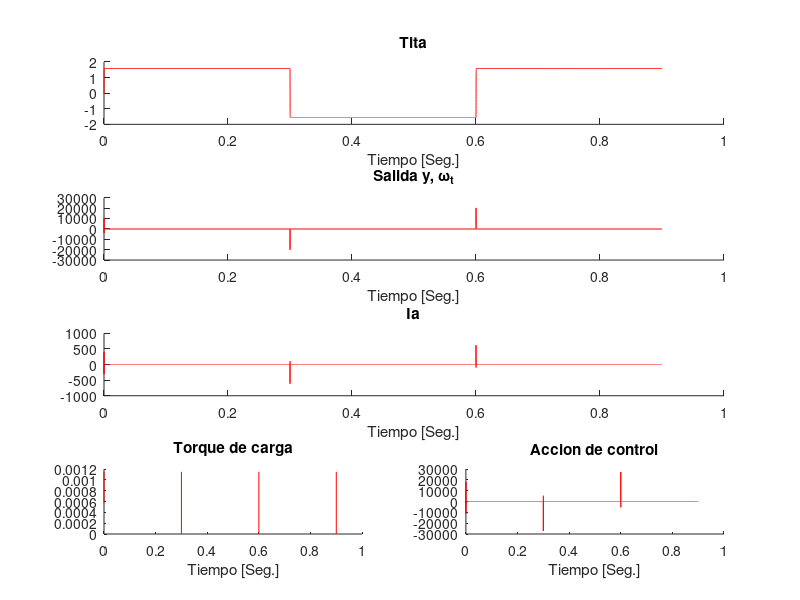

This chart was generated by the following MATLAB code:
% % %---------------------------------------------------------------------------
% % %TP2 1.1 / Primer intento (ESTA MAL) con un PID
% % %---------------------------------------------------------------------------
% clear all;close all;
% X=-[0; 0; 0];ii=0;t_etapa=1e-7;titaRef1=-1.57;titaRef2=1.57;tF=1;
% Kp=4.5;Ki=200;Kd=2e-6; %<---- la que va
% Ts=t_etapa;
% A1=((2*Kp*Ts)+(Ki*(Ts^2))+(2*Kd))/(2*Ts);
% B1=(-2*Kp*Ts+Ki*(Ts^2)-4*Kd)/(2*Ts);
% C1=Kd/Ts;
% e=zeros(tF/t_etapa,1);
% u=12;Tl=0;
% for t=0:t_etapa:tF
%  ii=ii+1;k=ii+2;
%  Tl_arreglo=[0 ((1.15e-3/2)*sign(sin(10.472*t))+(1.15e-3/2))];
%  Tl=Tl_arreglo(2);
%  U = [u Tl]; 
%  X=modmotor(t_etapa, X, U);
%  if(Tl<=1e-3)
%      e(k)=titaRef1-X(1); %ERROR en punto1
%  else
%      e(k)=titaRef2-X(1); %ERROR en punto 2 
%  end
%  u=u+A1*e(k)+B1*e(k-1)+C1*e(k-2); %PID
%  x1(ii)=X(1);%tita
%  x2(ii)=X(2);%omega
%  x3(ii)=X(3);%ia
%  torque(ii)=Tl;%Torque Tl
%  acc(ii)=u;
% end
% 
% %Grafico
% t=0:t_etapa:tF;
% figure;
% subplot(3,1,1);hold on;
% plot(t,x1(1:numel(t)),'r');title('Tita');xlabel('Tiempo [Seg.]');
% subplot(3,1,2);hold on;
% plot(t,x2(1:numel(t)),'r');title('Salida y, \omega_t');xlabel('Tiempo [Seg.]');
% subplot(3,1,3);hold on;
% plot(t,x3(1:numel(t)),'r');title('Ia');xlabel('Tiempo [Seg.]');
% 
% figure;
% subplot(2,1,1);hold on;
% plot(t,torque(1:numel(t)),'r');title('Torque de carga');
% xlabel('Tiempo [Seg.]');
% subplot(2,1,2);hold on;
% plot(t,acc(1:numel(t)),'r');title('Accion de control');
% xlabel('Tiempo [Seg.]');
% 
% %Modelo del motor
% function [X]=modmotor(t_etapa, xant, accion)
% Laa=366e-6; J=5e-9;Ra=55.6;B=0;Ki=6.49e-3;Km=6.53e-3;
% Va=accion(1);
% h=t_etapa;
% Tl=accion(2);
% tita = xant(1);
% w= xant(2);
% ia= xant(3);
% 
%     %Modelo con primera derivada de la velocidad angular
%  wp=(Ki/J)*ia-(B/J)*w-(1/J)*Tl;
%  w=w+h*wp;
%  tita=tita+h*w;
%  iap=(-Ra/Laa)*ia-(Km/Laa)*w+(1/Laa)*Va;
%  ia = ia + h*iap;   
%    
% 
% X=[tita,w,ia];
% end

% %---------------------------------------------------------------------------
% %Tp2_ 1.2 / Modelo del motor con matrices pero sin control.
% %---------------------------------------------------------------------------
% clear all;close all;
% X=-[0; 0; 0];ii=0;At=1e-5;titaRef1=-1.57;titaRef2=1.57;tF=0.9;
% Kp=4.5;Ki=200;Kd=2e-6; 
% Ts=At;
% A1=((2*Kp*Ts)+(Ki*(Ts^2))+(2*Kd))/(2*Ts);
% B1=(-2*Kp*Ts+Ki*(Ts^2)-4*Kd)/(2*Ts);
% C1=Kd/Ts;
% e=zeros(tF/At,1);
% u=12;Tl=0;
% 
% %Caracteristicas del motor
% Laa=366e-6; J=5e-9;Ra=55.6;B=0;Ki=6.49e-3;Km=6.53e-3;
% 
% %Matrices
% A=[-Ra/Laa 0 -Km/Laa; 0 0 1;Ki/J 0 -B/J];
% B=[1/Laa;0;0];
% C=[0 1 0];
% D=[0];
% P=[0;0;-1/J]; %Matriz perturbacion
% sys=ss(A,B,C,D);
% tf=tf(sys)
% %Verifico Controlabilidad y Observabilidad
% M=[B A*B A^2*B];%Matriz Controlabilidad 
% rango_M=rank(M); 
% O=[C; C*A; C*A^2];%Matriz Observabilidad
% auto_O=eig(O);
% rango_O=rank(O);
% 
% %Cálculo del controlador por asignación de polos
% auto_val=eig(A); %<--- De |sI-A| se puede obtener ecu. caracteristic: s^3+151,9*s^2+17,48*1298K*s 
% c_ai=conv(conv([1 -auto_val(1)],[1 -auto_val(2)]),[1 -auto_val(3)]);%<----Consultar 
% W=[c_ai(3) c_ai(2) 1;c_ai(2) 1 0;1 0 0 ]; %W=[22.69e6 151.9e3 1;151.9e3 1 0;1 0 0];
% T=M*W;             
% A_controlable=inv(T)*A*T %Verificación de que T esté bien
% 
% %CONTROLADOR Ubicación de los polos de lazo cerrado en mui :
% mui(1)=-50000000;mui(2)=-50000000; mui(3)=-50000000;
% alfa_i=conv(conv([1 -mui(3)],[1 -mui(2)]),[1 -mui(1)]);
% K=fliplr(alfa_i(2:4)-c_ai(2:4))*inv(T);
% 
% eig(A-B*K)
% A_O=A';
% B_O=C';
% M_Dual=[B_O A_O*B_O A_O^2*B_O];%MatrizControlabilidad
% alfaO_i=alfa_i;% Ubicacion del Observador
% 
% mui_o=real(mui);
% alfaO_i=conv(conv([1 -mui_o(3)],[1 -mui_o(2)]),[1 -mui_o(1)]);
% T_O=M_Dual*W;
% Ko=(fliplr(alfaO_i(2:end)-c_ai(2:end))*inv(T_O))';
% eig(A_O'-Ko*C) %Verifico que todos los polos estén en el semiplano izquierdo
% x_hat=[0;0;0]; %Inicializo el Observador
% 
% for t=0:At:tF
%  ii=ii+1;k=ii+2;
%  estado=X;
%  Tl_arreglo=[0 ((1.15e-3/2)*sign(sin(10.472*t))+(1.15e-3/2))];
%  Tl=Tl_arreglo(2);
%  U = u; 
%  
%  
%  xp=A*X+B*U+P*Tl;
%  Y =C*X+D*U;
%  X=X+xp*At;
%  
%  %________OBSERVADOR__________
%  y_sal_O(ii)=C*x_hat;
%  Y(ii)=C*estado;
%  x_hatp=A*x_hat+B*U+Ko*(Y(ii)-y_sal_O(ii));
%  x_hat=x_hat+At*x_hatp;
%  
%  
%  if(Tl<=1e-3)
%      e(k)=titaRef1-X(1); %ERROR en punto1
%  else
%      e(k)=titaRef2-X(1); %ERROR en punto 2 
%  end
%  %u=u+A1*e(k)+B1*e(k-1)+C1*e(k-2); %PID
%  %u=-K*estado; color='b'; %Sin Observador
%  %u=-K*x_hat; color='r'; %Con Observador
% 
%  x1(ii)=X(1);%tita
%  x2(ii)=X(2);%omega
%  x3(ii)=X(3);%ia
%  torque(ii)=Tl;%Torque Tl
%  acc(ii)=U;
% end
% 
% %Grafico
% t=0:At:tF;
% figure;
% subplot(3,1,1);hold on;
% plot(t,x2(1:numel(t)),'r');title('Tita');xlabel('Tiempo [Seg.]');
% subplot(3,1,2);hold on;
% plot(t,x3(1:numel(t)),'r');title('Salida y, \omega_t');xlabel('Tiempo [Seg.]');
% subplot(3,1,3);hold on;
% plot(t,x1(1:numel(t)),'r');title('Ia');xlabel('Tiempo [Seg.]');
% 
% figure;
% subplot(2,1,1);hold on;
% plot(t,torque(1:numel(t)),'r');title('Torque de carga');
% xlabel('Tiempo [Seg.]');
% subplot(2,1,2);hold on;
% plot(t,acc(1:numel(t)),'r');title('Accion de control');
% xlabel('Tiempo [Seg.]');

% %---------------------------------------------------------------------------
% %Punto 1.1 / No funciona el controlador, no se exactamente el porque.
% %---------------------------------------------------------------------------
% clear all;close all;
% X=-[0; 0; 0];ii=0;t_etapa=1e-7;ref1=-1.57;ref2=1.57;tF=1;
% 
% Ts=t_etapa;
% % %Caracteristicas del motor
% Laa=366e-6; J=5e-9;Ra=55.6;B=0;Ki=6.49e-3;Km=6.53e-3;
% % 
% %Matrices
% A=[-Ra/Laa 0 -Km/Laa; 0 0 1;Ki/J 0 -B/J];
% B=[1/Laa;0;0];
% C=[1 0 0];
% D=[0];
% P=[0;0;-1/J]; %Matriz perturbacion
% sys=ss(A,B,C,D);
% tf=tf(sys);
% %Verifico Controlabilidad y Observabilidad
% M=[B A*B A^2*B];%Matriz Controlabilidad 
% rango_M=rank(M); 
% O=[C; C*A; C*A^2];%Matriz Observabilidad
% auto_O=eig(O);
% rango_O=rank(O);
% 
% %Cálculo del controlador por asignación de polos
% auto_val=eig(A); %<--- De |sI-A| se puede obtener ecu. caracteristic: s^3+151,9*s^2+17,48*1298K*s 
% c_ai=conv(conv([1 -auto_val(1)],[1 -auto_val(2)]),[1 -auto_val(3)]);%<----Consultar 
% W=[c_ai(3) c_ai(2) 1;c_ai(2) 1 0;1 0 0 ]; %W=[22.69e6 151.9e3 1;151.9e3 1 0;1 0 0];
% T=M*W;             
% A_controlable=inv(T)*A*T %Verificación de que T esté bien
% 
% %CONTROLADOR Ubicación de los polos de lazo cerrado en mui :
% mui(1)=-1;mui(2)=-10; mui(3)=-1;
% alfa_i=conv(conv([1 -mui(3)],[1 -mui(2)]),[1 -mui(1)]);
% K=fliplr(alfa_i(2:4)-c_ai(2:4))*inv(T);
% Gj=-inv(C*inv(A-B*K)*B);
% 
% eig(A-B*K)
% 
% u=12;Tl=0;
% for t=0:t_etapa:tF
%  ii=ii+1;k=ii+2;
%  Tl_arreglo=[0 ((1.15e-3/2)*sign(sin(10.472*t))+(1.15e-3/2))];
%  Tl=Tl_arreglo(2);
%  U = [u Tl]; 
%  X=modmotor(t_etapa, X, U);
%  
%      
% % %   Cambio la referencia segun el angulo deseado
%   if(Tl<=1e-3) 
%      u=-K*X'+Gj*ref1; color='b'; %Sin Observador
%   else  
%      u=-K*X'+Gj*ref2; color='b'; %Sin Observador
%   end    
% 
%  
%  x1(ii)=X(1);%tita
%  x2(ii)=X(2);%omega
%  x3(ii)=X(3);%ia
%  torque(ii)=Tl;%Torque Tl
%  acc(ii)=u;
% end
% 
% %Grafico
% t=0:t_etapa:tF;
% figure;
% subplot(3,1,1);hold on;
% plot(t,x1(1:numel(t)),'r');title('Tita');xlabel('Tiempo [Seg.]');
% subplot(3,1,2);hold on;
% plot(t,x2(1:numel(t)),'r');title('Salida y, \omega_t');xlabel('Tiempo [Seg.]');
% subplot(3,1,3);hold on;
% plot(t,x3(1:numel(t)),'r');title('Ia');xlabel('Tiempo [Seg.]');
% 
% figure;
% subplot(2,1,1);hold on;
% plot(t,torque(1:numel(t)),'r');title('Torque de carga');
% xlabel('Tiempo [Seg.]');
% subplot(2,1,2);hold on;
% plot(t,acc(1:numel(t)),'r');title('Accion de control');
% xlabel('Tiempo [Seg.]');
% 
% %Modelo del motor
% function [X]=modmotor(t_etapa, xant, accion)
% Laa=366e-6; J=5e-9;Ra=55.6;B=0;Ki=6.49e-3;Km=6.53e-3;
% Va=accion(1);
% h=t_etapa;
% Tl=accion(2);
% tita = xant(1);
% w= xant(2);
% ia= xant(3);
% 
%     %Modelo con primera derivada de la velocidad angular
%  wp=(Ki/J)*ia-(B/J)*w-(1/J)*Tl;
%  w=w+h*wp;
%  tita=tita+h*w;
%  iap=(-Ra/Laa)*ia-(Km/Laa)*w+(1/Laa)*Va;
%  ia = ia + h*iap;   
%    
% 
% X=[tita,w,ia];
% end

% %---------------------------------------------------------------------------
% %Tp2_Punto 1.1 / Sistema con control y la referencia variable,funciona
% aunque la acc queda un poco grande.
% %---------------------------------------------------------------------------
% clear all;%close all;
% X=[0; 0; 0];ii=0;At=1e-5;ref1=-1.57;ref2=1.57;tF=0.9;
% Ts=At;
% e=zeros(tF/At,1);
% u=12;Tl=0;
% 
% %Condiciones iniciales
% X(1)=0;X(2)=0;X(3)=0;
% 
% %Caracteristicas del motor
% Laa=366e-6; J=5e-9;Ra=55.6;B=0;Ki=6.49e-3;Km=6.53e-3;
% 
% %Matrices
% A=[-Ra/Laa 0 -Km/Laa; 0 0 1;Ki/J 0 -B/J];
% B=[1/Laa;0;0];
% C=[0 1 0];
% D=[0];
% P=[0;0;-1/J]; %Matriz perturbacion
% sys=ss(A,B,C,D);
% tf=tf(sys)
% %Verifico Controlabilidad y Observabilidad
% M=[B A*B A^2*B];%Matriz Controlabilidad 
% rango_M=rank(M); 
% 
% %Cálculo del controlador por asignación de polos
% auto_val=eig(A); %<--- De |sI-A| se puede obtener ecu. caracteristic: s^3+151,9*s^2+17,48*1298K*s 
% c_ai=conv(conv([1 -auto_val(1)],[1 -auto_val(2)]),[1 -auto_val(3)]);%<----Consultar 
% W=[c_ai(3) c_ai(2) 1;c_ai(2) 1 0;1 0 0 ]; %W=[22.69e6 151.9e3 1;151.9e3 1 0;1 0 0];
% T=M*W;             
% A_controlable=inv(T)*A*T %Verificación de que T esté bien
% 
% %CONTROLADOR Ubicación de los polos de lazo cerrado en mui :
% mui(1)=-100000;mui(2)=-16000; mui(3)=-16000;
% alfa_i=conv(conv([1 -mui(3)],[1 -mui(2)]),[1 -mui(1)]);
% K=fliplr(alfa_i(2:4)-c_ai(2:4))*inv(T);
% Gj=-inv(C*inv(A-B*K)*B);
% eig(A-B*K)
% 
% 
% for t=0:At:tF
%  ii=ii+1;k=ii+2;
%  estado=X;
%  Tl_arreglo=[0 ((1.15e-3/2)*sign(sin(10.472*t))+(1.15e-3/2))];
%  Tl=Tl_arreglo(2);
%  U = u; 
%  
%  xp=A*X+B*U+P*Tl;
%  X=X+xp*At;
%  
%  
%  %Cambio la referencia segun el angulo deseado
%   if(Tl<=1e-3)
%      u=-K*estado+Gj*ref1; color='b'; %Sin Observador
%   else     
%      u=-K*estado+Gj*ref2; color='b'; %Sin Observador
%   end
%  
%     %Grafico sin observador
%  x1(ii)=X(1);%tita
%  x2(ii)=X(2);%omega
%  x3(ii)=X(3);%ia
%  
%  torque(ii)=Tl;%Torque Tl
%  acc(ii)=U;
% end
% 
% %Grafico
% t=0:At:tF;
% %figure;
% subplot(3,1,1);hold on;
% plot(t,x2(1:numel(t)),color);title('Tita');xlabel('Tiempo [Seg.]');
% subplot(3,1,2);hold on;
% plot(t,x3(1:numel(t)),color);title('Salida y, \omega_t');xlabel('Tiempo [Seg.]');
% subplot(3,1,3);hold on;
% plot(t,x1(1:numel(t)),color);title('Ia');xlabel('Tiempo [Seg.]');




% %---------------------------------------------------------------------------
% %Tp2_Punto 1.2 / Sistema con observador y sin observador, ambos funcionan
% aunque la acc queda un poco grande.
% %---------------------------------------------------------------------------
clear all;%close all;
X=[0; 0; 0];ii=0;At=1e-5;ref1=-1.57;ref2=1.57;tF=0.9;
Ts=At;
e=zeros(tF/At,1);
u=12;Tl=0;

%Condiciones iniciales
X(1)=0;X(2)=0;X(3)=0;

%Caracteristicas del motor
Laa=366e-6; J=5e-9;Ra=55.6;B=0;Ki=6.49e-3;Km=6.53e-3;

%Matrices
A=[-Ra/Laa 0 -Km/Laa; 0 0 1;Ki/J 0 -B/J];
B=[1/Laa;0;0];
C=[0 1 0];
D=[0];
P=[0;0;-1/J]; %Matriz perturbacion
sys=ss(A,B,C,D);
tf=tf(sys)
%Verifico Controlabilidad y Observabilidad
M=[B A*B A^2*B];%Matriz Controlabilidad 
rango_M=rank(M); 
O=[C; C*A; C*A^2];%Matriz Observabilidad
auto_O=eig(O);
rango_O=rank(O);

%Cálculo del controlador por asignación de polos
auto_val=eig(A); %<--- De |sI-A| se puede obtener ecu. caracteristic: s^3+151,9*s^2+17,48*1298K*s 
c_ai=conv(conv([1 -auto_val(1)],[1 -auto_val(2)]),[1 -auto_val(3)]);%<----Consultar 
W=[c_ai(3) c_ai(2) 1;c_ai(2) 1 0;1 0 0 ]; %W=[22.69e6 151.9e3 1;151.9e3 1 0;1 0 0];
T=M*W;             
A_controlable=inv(T)*A*T %Verificación de que T esté bien

%CONTROLADOR Ubicación de los polos de lazo cerrado en mui :
mui(1)=-100000;mui(2)=-16000; mui(3)=-16000;
alfa_i=conv(conv([1 -mui(3)],[1 -mui(2)]),[1 -mui(1)]);
K=fliplr(alfa_i(2:4)-c_ai(2:4))*inv(T);
Gj=-inv(C*inv(A-B*K)*B);

eig(A-B*K)
A_O=A';
B_O=C';
M_Dual=[B_O A_O*B_O A_O^2*B_O];%MatrizControlabilidad
alfaO_i=alfa_i;% Ubicacion del Observador

mui_o=1*real(mui);
alfaO_i=conv(conv([1 -mui_o(3)],[1 -mui_o(2)]),[1 -mui_o(1)]);
T_O=M_Dual*W;
Ko=(fliplr(alfaO_i(2:end)-c_ai(2:end))*inv(T_O))';
eig(A_O'-Ko*C) %Verifico que todos los polos estén en el semiplano izquierdo
x_hat=[0;0;0]; %Inicializo el Observador

for t=0:At:tF
 ii=ii+1;k=ii+2;
 estado=X;
 Tl_arreglo=[0 ((1.15e-3/2)*sign(sin(10.472*t))+(1.15e-3/2))];
 Tl=Tl_arreglo(2);
 U = u; 
 
 xp=A*X+B*U+P*Tl;
 X=X+xp*At;
 
 %________OBSERVADOR__________
 y_sal_O(ii)=C*x_hat;
 Y(ii)=C*estado;
 x_hatp=A*x_hat+B*U+Ko*(Y(ii)-y_sal_O(ii));
 x_hat=x_hat+At*x_hatp;
 
 %Cambio la referencia segun el angulo deseado
  if(Tl<=1e-3)
     u=-K*x_hat+Gj*ref1;color= 'r'; %Con Observador referencia 1 
     %u=-K*estado+Gj*ref1; color='b'; %Sin Observador
    else
     u=-K*x_hat+Gj*ref2;color= 'r'; %Con Observador referencia 2
     %u=-K*estado+Gj*ref2; color='b'; %Sin Observador
  end
 
    %Grafico sin observador
%  x1(ii)=X(1);%tita
%  x2(ii)=X(2);%omega
%  x3(ii)=X(3);%ia
 
    %Grafico con observador
 x1(ii)=x_hat(1);%tita  
 x2(ii)=x_hat(2);%omega
 x3(ii)=x_hat(3);%ia
 
 torque(ii)=Tl;%Torque Tl
 acc(ii)=U;
end

%Grafico
t=0:At:tF;
%figure;
subplot(4,1,1);hold on;
plot(t,x2(1:numel(t)),color);title('Tita');xlabel('Tiempo [Seg.]');
subplot(4,1,2);hold on;
plot(t,x3(1:numel(t)),color);title('Salida y, \omega_t');xlabel('Tiempo [Seg.]');
subplot(4,1,3);hold on;
plot(t,x1(1:numel(t)),color);title('Ia');xlabel('Tiempo [Seg.]');


subplot(4,2,7);hold on;
plot(t,torque(1:numel(t)),'r');title('Torque de carga');
xlabel('Tiempo [Seg.]');
subplot(4,2,8);hold on;
plot(t,acc(1:numel(t)),color);title('Accion de control');
xlabel('Tiempo [Seg.]');

